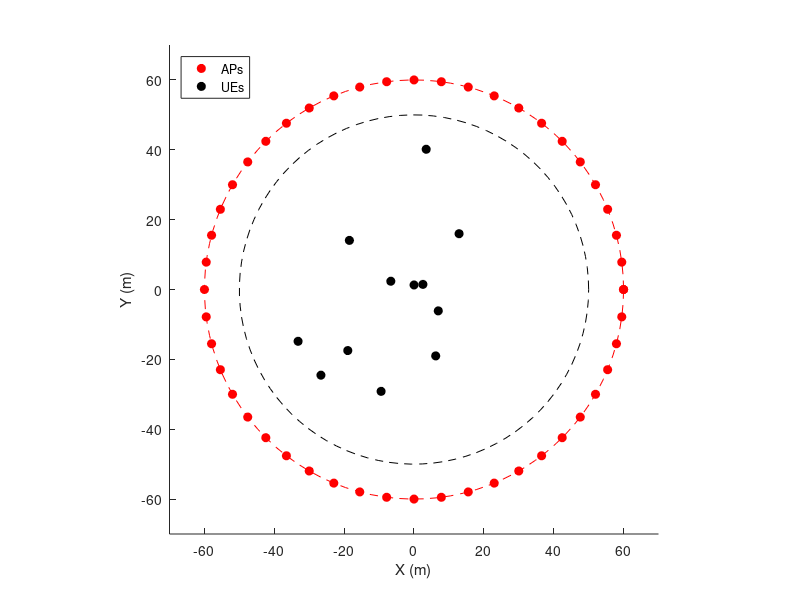

Here is the MATLAB script that generated this plot:
% This script plots the radio stripes scenario. The APs are equally spaced
% in a circle, while the the UEs are contained inside an smaller one.
%
% This is version 1.0 (Last edited: 2025-04-29)
%
% License: This code is licensed under the GPLv2 license. If you in any way
% use this code for research that results in publications, please cite our
% monograph as described above.

%% SET PARAMETERS
rAPs = 60;      % Radius for APs
rUEs_max = 50;  % Limit radious for UEs
L = 48;         % Number of APs
K = 12;          % Number of UEs

%% GENERATE POSITIONS

%Positions of APs in a circle of radio r_APs equally spaced
theta_APs = linspace(0, 2*pi, L+1)';
cart_APs = rAPs .* (cos(theta_APs) + sin(theta_APs) * 1i);

%Random UEs locations with uniform distribution inside radio r_UEs
rUEs = rand(1, K) * rUEs_max;
theta_UEs =  rand(1, K) * 2 * pi;
cart_UEs = rUEs .* (cos(theta_UEs) + sin(theta_UEs) * 1i);

%% PLOT

% Extract real and imaginary parts
x_APs = real(cart_APs);
y_APs = imag(cart_APs);
x_UEs = real(cart_UEs);
y_UEs = imag(cart_UEs);

% Create the plot
figure;
hold on;
plot(x_APs, y_APs, 'ro', 'MarkerFaceColor', 'r'); % Red filled circles for APs
plot(x_UEs, y_UEs, 'ko', 'MarkerFaceColor', 'k'); % Black filled circles for UEs

% Draw circles
theta = linspace(0, 2*pi, 100);
x_circle_APs = rAPs * cos(theta);
y_circle_APs = rAPs * sin(theta);
x_circle_UEs = rUEs_max * cos(theta);
y_circle_UEs = rUEs_max * sin(theta);

plot(x_circle_APs, y_circle_APs, 'r--'); % Red dotted circle for APs
plot(x_circle_UEs, y_circle_UEs, 'k--'); % Black dotted circle for UEs

% Set axis equal for proper scaling
axis equal;
xlabel('X (m)');
ylabel('Y (m)');
xlim([-rAPs-10, rAPs+10])
ylim([-rAPs-10, rAPs+10])

legend('APs', 'UEs', 'Location', 'northwest');
hold off;